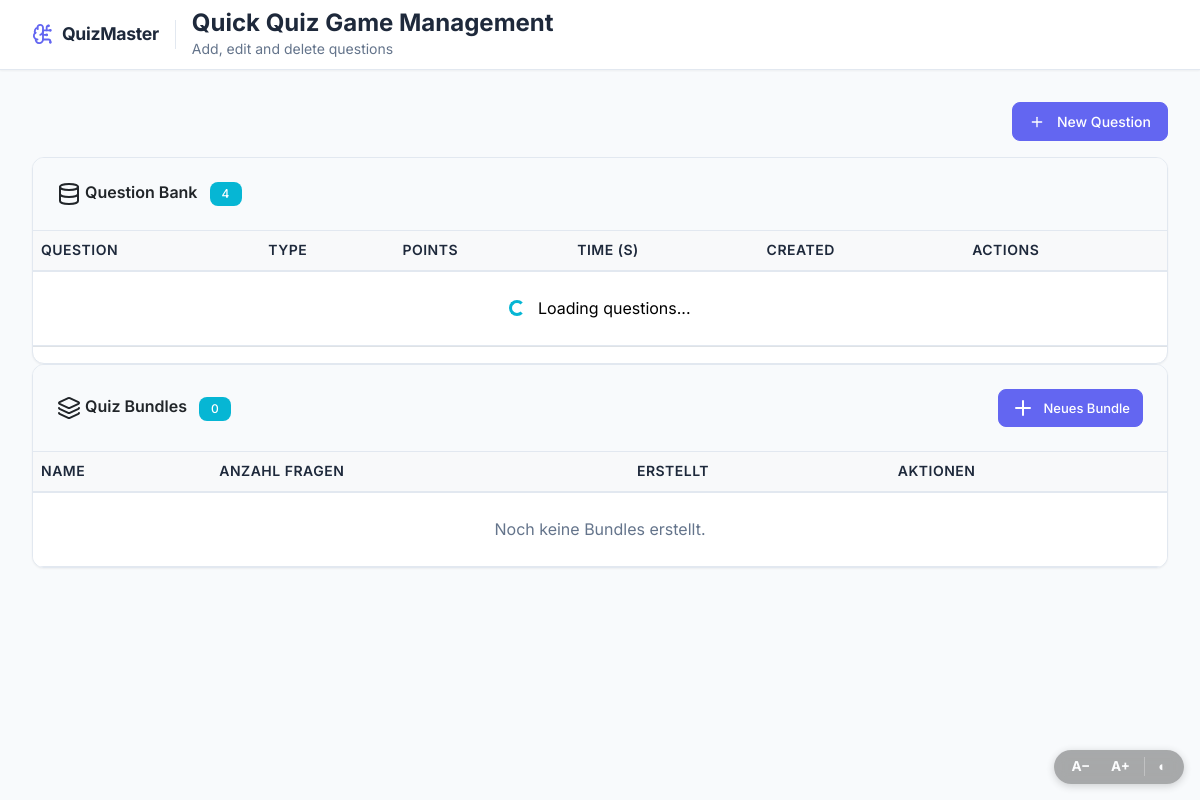
Before: /admin-dashboard/quiz/ (signed in) with the older database file.
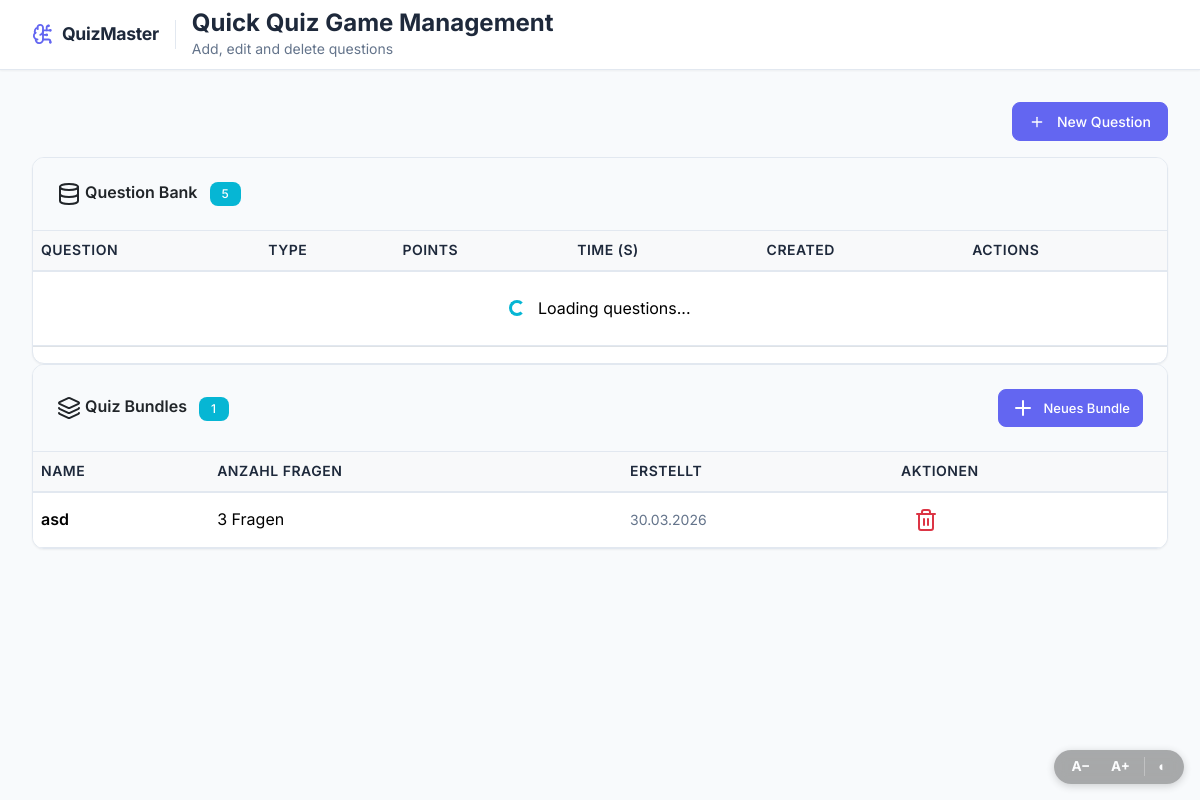
After: the same page with the newer database file.
### QuizGame/models.py (models this page shows, shortened)
class QuizBundle(SyncBase):
    name = models.CharField(max_length=200)
    questions = models.ManyToManyField('QuizQuestion', blank=True, related_name='bundles')
    creator = models.ForeignKey(User, on_delete=models.CASCADE, related_name='quiz_bundles')
    created_at = models.DateTimeField(auto_now_add=True)
    class Meta:
        ordering = ['-created_at']

### admin_dashboard/views.py (the view)
# urls.py: path('quiz/', views.quiz_game_management, name='quiz_management'),
@admin_required
def quiz_game_management(request):
    quizzes = Quiz.objects.all().order_by('-created_at')
    total_questions = QuizQuestion.objects.filter(is_active=True).count()
    bundles = QuizBundle.objects.filter(creator=request.user).prefetch_related('questions')
    context = {
        'quizzes': quizzes,
        'total_questions': total_questions,
        'bundles': bundles,
    }
    return render(request, 'admin_dashboard/quiz_management.html', context)

### admin_dashboard/views.py (called while the page is built)
def is_admin(user):
    return user.is_authenticated and (user.is_staff or user.is_superuser)

### templates/admin_dashboard/quiz_management.html (shortened to what this page needs)
{% extends "admin_dashboard/base.html" %}
{% block page_title %}Quick Quiz Game Management{% endblock %}
{% block page_subtitle %}Add, edit and delete questions{% endblock %}
{% block content %}
<div class="quiz-management-content">
    <div class="d-flex justify-content-end mb-3">
        <button type="button" class="btn btn-primary" data-bs-toggle="modal" data-bs-target="#editQuestionModal" id="newQuestionBtn">
            <i data-lucide="plus" style="width:16px;height:16px;" class="me-1"></i> New Question
        </button>
    </div>
    <div class="card">
        <div class="card-header">
            <h5 class="card-title mb-0">
                <i data-lucide="database"></i>
                Question Bank
                <span class="badge bg-secondary ms-2" id="questionCountBadge">{{ total_questions }}</span>
            </h5>
        </div>
        <div class="card-body p-0">
            <div class="table-responsive">
                <table class="table table-hover mb-0">
                    <thead class="table-light">
                        <tr>
                            <th>Question</th>
                            <th>Type</th>
                            <th>Points</th>
                            <th>Time (s)</th>
                            <th>Created</th>
                            <th>Actions</th>
                        </tr>
                    </thead>
                    <tbody id="questionsTableBody">
                        <tr><td colspan="7" class="text-center py-4">
                            <div class="spinner-border spinner-border-sm text-secondary me-2" role="status"></div>
                            Loading questions...
                        </td></tr>
                    </tbody>
                </table>
            </div>
            <div class="d-flex justify-content-between align-items-center px-3 py-2 border-top">
            </div>
        </div>
    </div>
    <div class="card mb-4">
        <div class="card-header d-flex justify-content-between align-items-center">
            <h5 class="card-title mb-0">
                <i data-lucide="layers"></i>
                Quiz Bundles
                <span class="badge bg-secondary ms-2" id="bundleCountBadge">{{ bundles|length }}</span>
            </h5>
            <button type="button" class="btn btn-primary btn-sm" data-bs-toggle="modal" data-bs-target="#createBundleModal">
                <i data-lucide="plus"></i> Neues Bundle
            </button>
        </div>
        <div class="card-body p-0">
            <table class="table table-hover mb-0">
                <thead class="table-light">
                    <tr>
                        <th>Name</th>
                        <th>Anzahl Fragen</th>
                        <th>Erstellt</th>
                        <th>Aktionen</th>
                    </tr>
                </thead>
                <tbody id="bundleTableBody">
                    {% for bundle in bundles %}
                    <tr id="bundle-row-{{ bundle.id }}">
                        <td class="fw-semibold">{{ bundle.name }}</td>
                        <td>{{ bundle.questions.count }} Fragen</td>
                        <td class="text-muted small">{{ bundle.created_at|date:"d.m.Y" }}</td>
                        <td>
                            <button class="btn btn-sm btn-outline-danger delete-bundle-btn" data-bundle-id="{{ bundle.id }}" data-bundle-name="{{ bundle.name }}">
                                <i data-lucide="trash-2"></i>
                            </button>
                        </td>
                    </tr>
                    {% empty %}
                    <tr id="bundleEmptyRow">
                        <td colspan="4" class="text-center py-4 text-muted">Noch keine Bundles erstellt.</td>
                    </tr>
                    {% endfor %}
                </tbody>
            </table>
        </div>
    </div>
</div>
{% endblock %}

Changed rows visible on the page:
added QuizBundle: name "asd", questions.count "3", created_at "30.03.2026"
Other visible differences:
{{ total_questions }}: "4" → "5"
{{ bundles|length }}: "0" → "1"
text no longer shown: "Noch keine Bundles erstellt."
